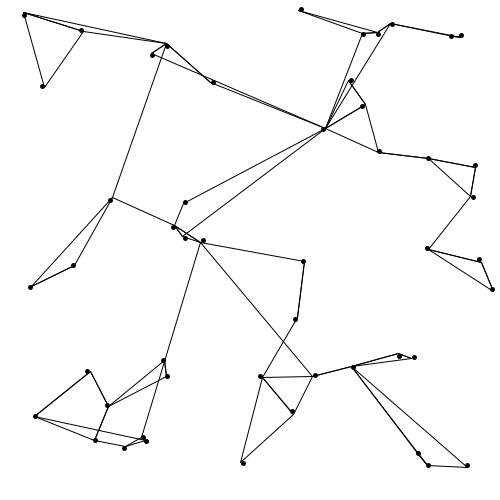
Frame 1 (no input)
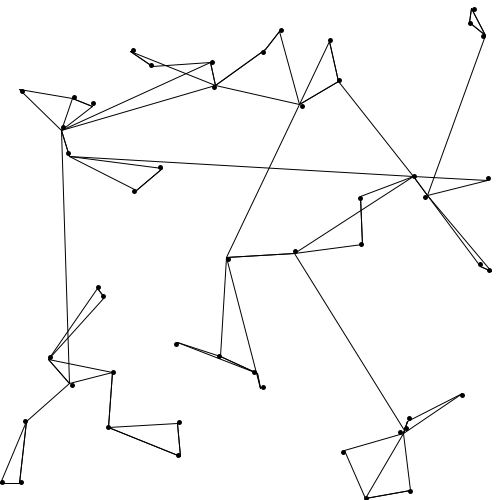
Frame 60 (the mouse pressed at the canvas centre just before this capture)
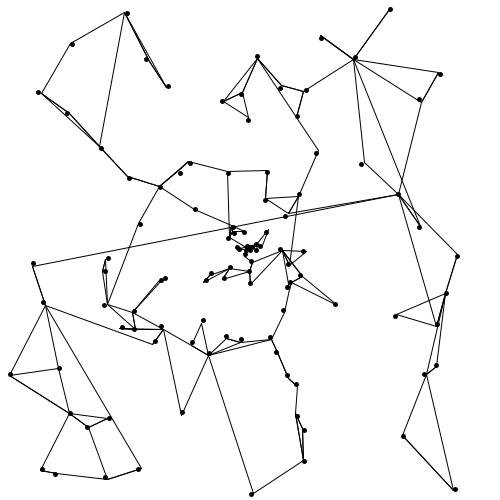
Frame 120 (the mouse held since frame 60 and released just before this capture)

The Processing sketch that drew these frames (run headless with seeded random() and noise(); from frame 60 on, the mouse is pressed at the canvas centre):

// Processing sketch: processing_171057
// ── processing_171057.pde

ArrayList<dot> points = new ArrayList<dot>();

void setup() {
	for (int i = 0; i < 50; ++i) {
		dot d = new dot();
		points.add(d);
	}
	size(500, 500);
}


void draw() {
	background(255);
	strokeWeight(5);
	for (int i = 0; i < points.size(); ++i) {
		points.get(i).draw();
		points.get(i).update();
	}
	for (int i = 0; i < points.size(); ++i) {
		int firJ = 0, secJ = 0;
		float distI = 500;
		for (int j = 0; j < points.size(); ++j) {
			if (dist(points.get(i).getX(), points.get(i).getY(), points.get(j).getX(), points.get(j).getY())<distI && j!=i) {
				distI = dist(points.get(i).getX(), points.get(i).getY(), points.get(j).getX(), points.get(j).getY());
				secJ = firJ;
				firJ = j;
			}
		}
		strokeWeight(1);
		line(points.get(i).getX(), points.get(i).getY(), points.get(firJ).getX(), points.get(firJ).getY());
		line(points.get(i).getX(), points.get(i).getY(), points.get(secJ).getX(), points.get(secJ).getY());
	}
	if (mousePressed) {
		dot d = new dot();
		d.setXY();
		points.add(d);
	}
	if (keyPressed) {
		if (key == 'k') {
			points.clear();
		}
	}
}

class dot {
	float pointX, pointY, speedX, speedY;
	dot() {
		pointX = random(0, 500);
		pointY = random(0, 500);
		speedX = random(-3, 3);
		speedY = random(-3, 3);
	}
	void draw(){
		point(pointX, pointY);
	}
	float getX(){
		return pointX;
	}
	float getY(){
		return pointY;
	}
	void setXY(){
		pointX = mouseX;
		pointY = mouseY;
	}
	void update(){
		if (pointX+speedX>width || pointX+speedX<0) {
			speedX *= -1;
		} else {
			pointX += speedX;
		}
		if (pointY+speedY>height || pointY+speedY<0) {
			speedY *= -1;
		} else {
			pointY += speedY;
		}
	}
}
